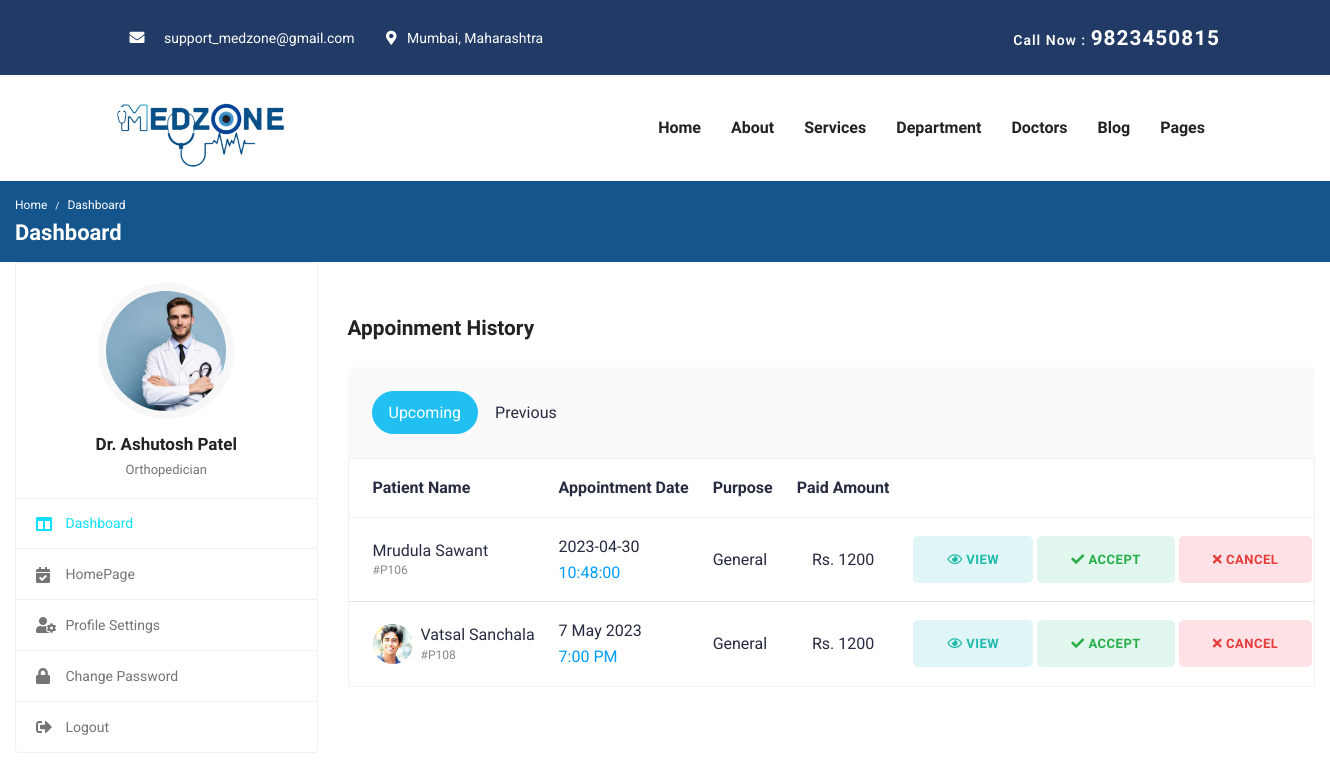
Before: /ashutosh_dash.php with the older database file.
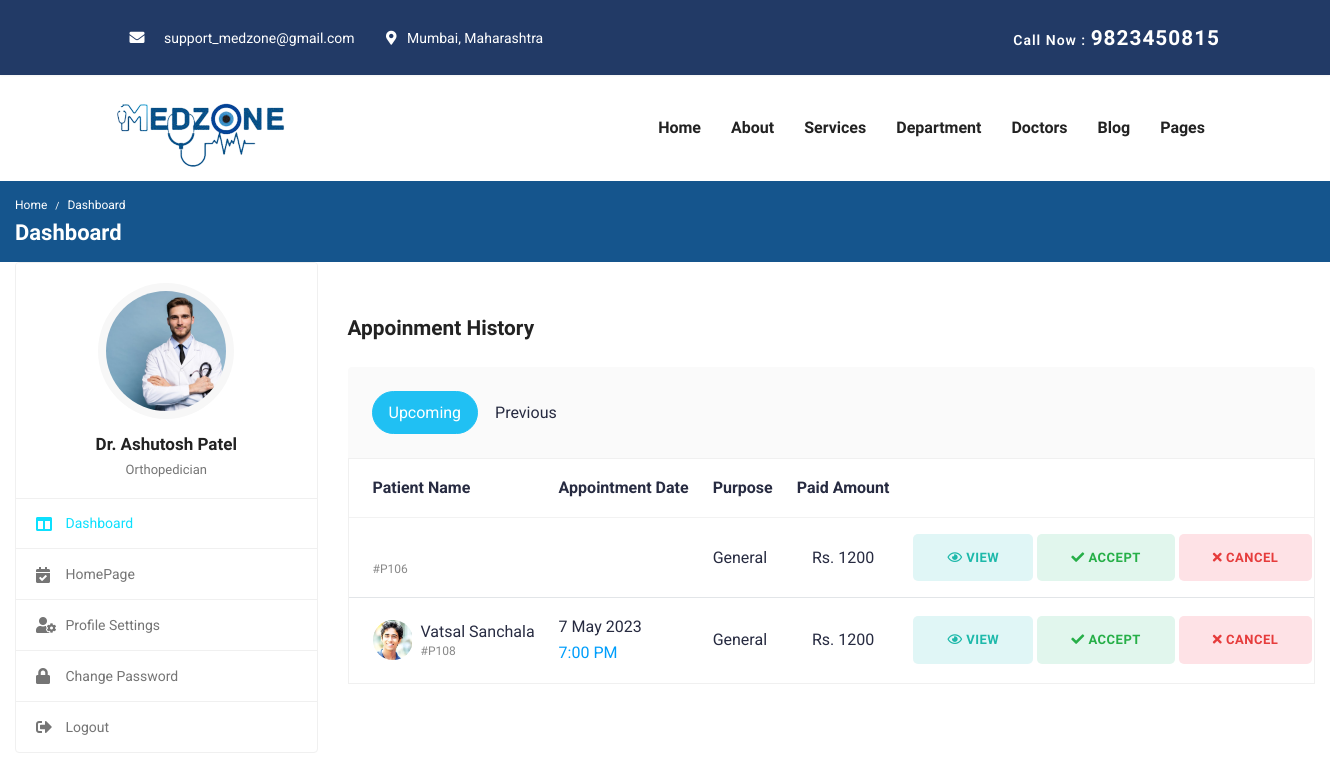
After: the same page with the newer database file.
### tables this page shows
CREATE TABLE `appointment_details` (
  `id` int(11) NOT NULL,
  `common_symptoms` varchar(100) NOT NULL,
  `doctors` varchar(100) NOT NULL,
  `appointment_date` date DEFAULT NULL,
  `appointment_time` time DEFAULT NULL,
  `first_name` varchar(100) NOT NULL,
  `last_name` varchar(50) NOT NULL,
  `phone` varchar(20) NOT NULL,
  `email` varchar(50) NOT NULL,
  `address` text NOT NULL,
  `patient_age` int(5) DEFAULT NULL,
  `gender` varchar(20) DEFAULT NULL,
  `created_at` timestamp NOT NULL DEFAULT current_timestamp()
);

### ashutosh_dash.php (the view, shortened to what the changed rows need)
<?php
include 'db_conn.php';
$sql = "SELECT * FROM appointment_details WHERE doctors ='Dr.Ashutosh Patel' ORDER BY id DESC LIMIT 1";
$result = $conn->query($sql);
if ($result) {
  $data = $result -> fetch_array();
?>
<!DOCTYPE html>
<html lang="zxx">
<head>
  <link rel="stylesheet" href="https://use.fontawesome.com/releases/v5.7.0/css/all.css">
  <link rel = "stylesheet" href="https://cdnjs.cloudflare.com/ajax/libs/font-awesome/4.7.0/css/font-awesome.min.css">
  <link rel="stylesheet" href="font-awesome.min.css">
  <link rel="stylesheet" href="all.min.css">
  <link rel="stylesheet" href="bootstrap.min.css">
  <link rel="stylesheet" href="style.css">
</head>
<body id="top">
<header>
	<div class="header-top-bar">
		<div class="container">
			<div class="row align-items-center">
				<div class="col-lg-6">
					<ul class="top-bar-info list-inline-item pl-0 mb-0">
						<li class="list-inline-item"><a href="mailto:support@gmail.com"><i class="fa fa-envelope" style="font-size:15px"></i>support_medzone@gmail.com</a></li>
						<li class="list-inline-item"><i class="fas fa-map-marker-alt"></i> &nbsp; Mumbai, Maharashtra </li>
					</ul>
				</div>
				<div class="col-lg-6">
					<div class="text-lg-right top-right-bar mt-2 mt-lg-0">
						<a href="tel:+23-345-67890" >
							<span>Call Now : </span>
							<span class="h4"> 9823450815						</span>
						</a>
					</div>
				</div>
			</div>
		</div>
	</div>
	<nav class="navbar navbar-expand-lg navigation" id="navbar">
		<div class="container">
		 	 <a class="navbar-brand" href="index.html">
			  	<img src="MedZone.png" alt="" class="img-fluid">
			  </a>
          <div class="collapse navbar-collapse" id="navbarmain">
			<ul class="navbar-nav ml-auto">
			  <li class="nav-item active">
				<a class="nav-link" href="index.html">Home</a>
			  </li>
			   <li class="nav-item"><a class="nav-link" href="about.html">About</a></li>
			    <li class="nav-item"><a class="nav-link" href="service.html">Services</a></li>
			    <li class="nav-item dropdown">
					<a class="nav-link dropdown-toggle" href="department.html" id="dropdown02" data-toggle="dropdown" aria-haspopup="true" aria-expanded="false">Department <i class="icofont-thin-down"></i></a>
			  	</li>
				  <li class="nav-item dropdown">
					<a class="nav-link dropdown-toggle" href="doctor.html" id="dropdown03" data-toggle="dropdown" aria-haspopup="true" aria-expanded="false">Doctors <i class="icofont-thin-down"></i></a>
			  	</li>
			   <li class="nav-item dropdown">
					<a class="nav-link dropdown-toggle" href="blog-sidebar.html" id="dropdown05" data-toggle="dropdown" aria-haspopup="true" aria-expanded="false">Blog <i class="icofont-thin-down"></i></a>
			  	</li>
			   <li class="nav-item dropdown">
					<a class="nav-link dropdown-toggle" href="contact.html" id="dropdown05" data-toggle="dropdown" aria-haspopup="true" aria-expanded="false">Pages <i class="icofont-thin-down"></i></a>
			  	</li>
			</ul>
		  </div>
		</div>
	</nav>
</header>
			<div class="breadcrumb-bar">
				<div class="container-fluid">
					<div class="row align-items-center">
						<div class="col-md-12 col-12">
							<nav aria-label="breadcrumb" class="page-breadcrumb">
								<ol class="breadcrumb">
									<li class="breadcrumb-item"><a href="index.html">Home</a></li>
									<li class="breadcrumb-item active" aria-current="page">Dashboard</li>
								</ol>
							</nav>
							<h2 class="breadcrumb-title">Dashboard</h2>
						</div>
					</div>
				</div>
			</div>
			<div class="content">
				<div class="container-fluid">
					<div class="row">
						<div class="col-md-5 col-lg-4 col-xl-3 theiaStickySidebar">
							<div class="profile-sidebar">
								<div class="widget-profile pro-widget-content">
									<div class="profile-info-widget">
										<a href="#" class="booking-doc-img">
											<img src="img/doc10.jpg" alt="User Image">
										</a>
										<div class="profile-det-info">
											<h3>Dr. Ashutosh Patel</h3>
											<div class="patient-details">
												<h5 class="mb-0">Orthopedician</h5>
											</div>
										</div>
									</div>
								</div>
								<div class="dashboard-widget">
									<nav class="dashboard-menu">
										<ul>
											<li class="active">
												<a href="ashutosh_dash.html">
													<i class="fas fa-columns"></i>
													<span>Dashboard</span>
												</a>
											</li>
											<li>
												<a href="index.html">
													<i class="fas fa-calendar-check"></i>
													<span>HomePage</span>
												</a>
											</li>
											<li>
												<a href="doc_prof_settings.html">
													<i class="fas fa-user-cog"></i>
													<span>Profile Settings</span>
												</a>
											</li>
											<li>
												<a href="change-password.html">
													<i class="fas fa-lock"></i>
													<span>Change Password</span>
												</a>
											</li>
											<li>
												<a href="logout.php">
													<i class="fas fa-sign-out-alt"></i>
													<span>Logout</span>
												</a>
											</li>
										</ul>
									</nav>
								</div>
							</div>
						</div>
						<div class="col-md-7 col-lg-8 col-xl-9">
<br><br>
							<div class="row">
								<div class="col-md-12">
									<h4 class="mb-4"> Appoinment History</h4>
									<div class="appointment-tab">
										<ul class="nav nav-tabs nav-tabs-solid nav-tabs-rounded">
											<li class="nav-item">
												<a class="nav-link active" href="#upcoming-appointments" data-toggle="tab">Upcoming</a>
											</li>
											<li class="nav-item">
												<a class="nav-link" href="#previous-appointments" data-toggle="tab">Previous</a>
											</li>
										</ul>
										<div class="tab-content">
											<div class="tab-pane show active" id="upcoming-appointments">
												<div class="card card-table mb-0">
													<div class="card-body">
														<div class="table-responsive">
															<table class="table table-hover table-center mb-0">
																<thead>
																	<tr>
																		<th>Patient Name</th>
																		<th>Appointment Date</th>
																		<th>Purpose</th>
																		<th class="text-center">Paid Amount</th>
																		<th></th>
																	</tr>
																</thead>
																<tbody>
																<tr>
																		<td>
																			<h2 class="table-avatar">
																				<a href="uditi.html"><?php echo $data['first_name']; ?>&nbsp<?php echo $data['last_name']; ?><span>#P106</span></a>
																			</h2>
																		</td>
																		<td><?php echo $data['appointment_date']; ?><span class="d-block text-info"><?php echo $data['appointment_time']; ?></span></td>
																		<td>General</td>
																		<td class="text-center">Rs. 1200</td>
																		<td class="text-right">
																			<div class="table-action">
																				<a href="javascript:void(0);" class="btn btn-sm bg-info-light">
																					<i class="far fa-eye"></i> View
																				</a>
																				<a href="javascript:void(0);" class="btn btn-sm bg-success-light">
																					<i class="fas fa-check"></i> Accept
																				</a>
																				<a href="javascript:void(0);" class="btn btn-sm bg-danger-light">
																					<i class="fas fa-times"></i> Cancel
																				</a>
																			</div>
																		</td>
																	</tr>
                                                                    <tr>
																		<td>
																			<h2 class="table-avatar">
																				<a href="vatsal.html" class="avatar avatar-sm mr-2"><img class="avatar-img rounded-circle" src="pat4.jpeg" alt="User Image"></a>
																				<a href="vatsal.html">Vatsal Sanchala<span>#P108</span></a>
																			</h2>
																		</td>
																		<td>7 May 2023<span class="d-block text-info">7:00 PM</span></td>
																		<td>General</td>
																		<td class="text-center">Rs. 1200</td>
																		<td class="text-right">
																			<div class="table-action">
																				<a href="javascript:void(0);" class="btn btn-sm bg-info-light">
																					<i class="far fa-eye"></i> View
																				</a>
																				<a href="javascript:void(0);" class="btn btn-sm bg-success-light">
																					<i class="fas fa-check"></i> Accept
																				</a>
																				<a href="javascript:void(0);" class="btn btn-sm bg-danger-light">
																					<i class="fas fa-times"></i> Cancel
																				</a>
																			</div>
																		</td>
																	</tr>
																</tbody>
															</table>
														</div>
													</div>
												</div>
											</div>
						</div>
					</div>
				</div>
			</div>
</body>
</html>
<?php } ?>

Changed rows visible on the page:
removed appointment_details: first_name "Mrudula", last_name "Sawant", appointment_date "2023-04-30", appointment_time "10:48:00"
